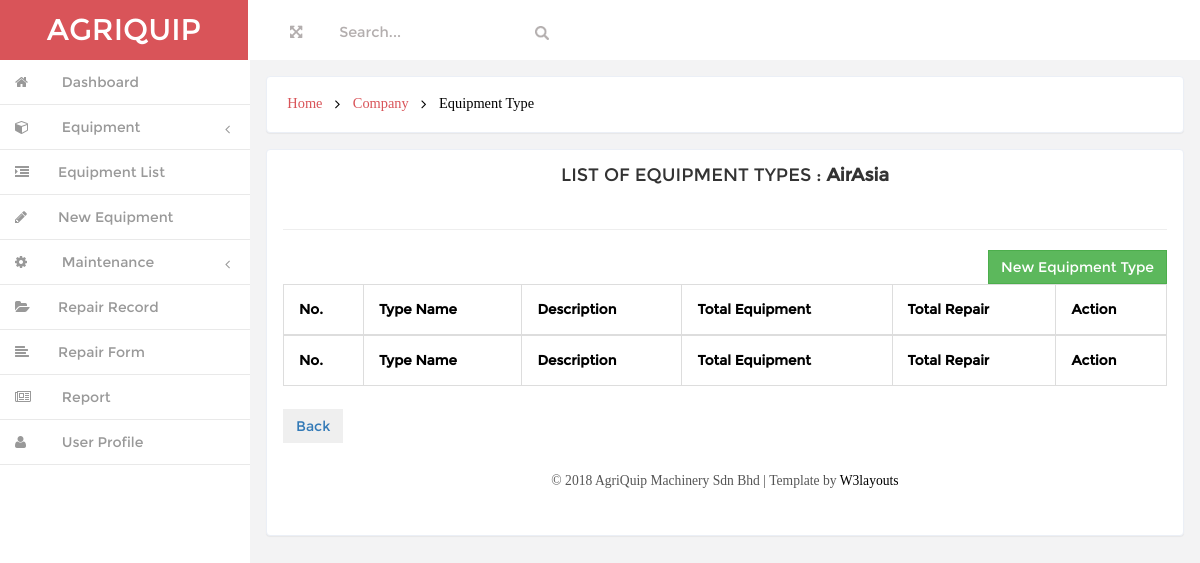
The app's page /user/admin/company_type.php?company_name=AirAsia, older data.
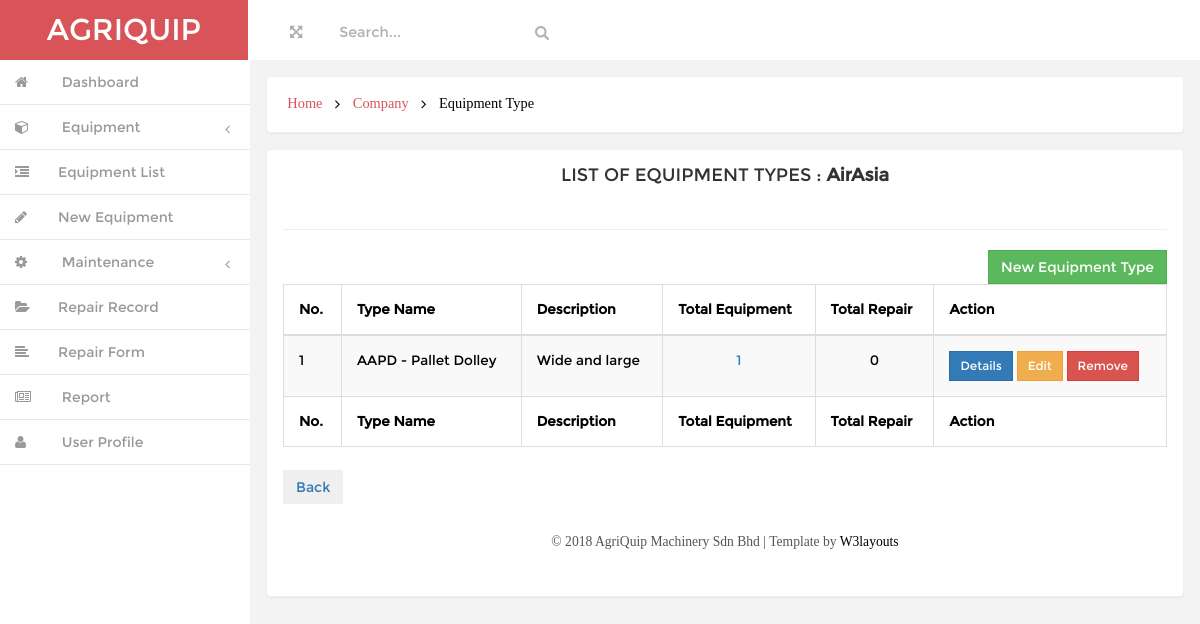
The same page, newer data.
### tables this page shows
CREATE TABLE IF NOT EXISTS `equipment_type` (
  `type_id` int(20) NOT NULL AUTO_INCREMENT,
  `type_name` varchar(200) NOT NULL,
  `description` varchar(200) NOT NULL,
  `company_id` int(20) NOT NULL,
  `company_name` varchar(200) NOT NULL,
  PRIMARY KEY (`type_id`)
);

### user/admin/company_type.php (the view, shortened to what the changed rows need)
<!DOCTYPE HTML>
<html>
<head>
<link href="css/bootstrap.min.css" rel='stylesheet' type='text/css' />
<link href="css/style.css" rel='stylesheet' type='text/css' />
<link href="css/font-awesome.css" rel="stylesheet">
<link href="css/custom.css" rel="stylesheet">
		<?php include "database.php"; ?>
</head>
<body>
<div id="wrapper">
        <nav class="navbar-default navbar-static-top" role="navigation">
             <div class="navbar-header">
               <h1> <a class="navbar-brand" href="index.html">AGRIQUIP</a></h1>
			   </div>
        </nav>
		 <div id="page-wrapper" class="gray-bg dashbard-1">
       <div class="content-main">
		     <div class="banner">
		    	<h2>
				<a href="dashboard.php">Home</a>
				<i class="fa fa-angle-right"></i>
				<a href="companylist.php">Company</a>
				<i class="fa fa-angle-right"></i>
				<span>Equipment Type</span>
				</h2>
		    </div>
 	<div class="blank">
			<div class="blank-page">
				<br>
				<div class="body">
					<div class="dataTable_wrapper">
						<div class="table-responsive">
						<table class="table table-bordered table-striped table-hover" id="dataTables-example">
								<thead>
										<tr>
												<th>No.</th>
												<th>Type Name</th>
												<th>Description</th>
												<th>Total Equipment</th>
												<th>Total Repair</th>
												<th>Action</th>
										</tr>
								</thead>
								<tfoot>
										<tr>
												<th>No.</th>
												<th>Type Name</th>
												<th>Description</th>
												<th>Total Equipment</th>
												<th>Total Repair</th>
												<th>Action</th>
										</tr>
								</tfoot>
								<tbody>
									<?php
										$count = 0;
										$company_name = $_GET['company_name'];
										$sql = "SELECT * FROM equipment_type WHERE company_name='$company_name'";
										$result = $conn->query($sql);
										while($row = $result->fetch_assoc()){
											$type_name = $row["type_name"];
											$type_id = $row["type_id"];
											$description = $row["description"];
											$count++;
									?>
									<?php
			            $sqlequipment="SELECT id FROM equipment WHERE type_name='$type_name'";
			            if ($resultequipment=mysqli_query($conn,$sqlequipment))
			              {
			              $rowcountequipment=mysqli_num_rows($resultequipment);
									}
			            ?>
									<?php
									$sqlrepair="SELECT repair_id FROM repair INNER JOIN equipment ON repair.type_name=equipment.type_name WHERE equipment.type_id='$type_id'";
			            if ($resultrepair=mysqli_query($conn,$sqlrepair))
			              {
			              $rowcountrepair=mysqli_num_rows($resultrepair);
									}
			            ?>
									<tr>
										<td><?php echo $count; ?></td>
										<td><?php echo $type_name; ?></td>
										<td><?php echo $description; ?></td>
										<td align="center"><?php echo "<a href = 'type_equipment.php?type_name=$type_name'>$rowcountequipment</a>"; ?></td>
										<td align="center"><?php echo $rowcountrepair; ?></td>
										<td>
											<div>
												<button type="button" class="btn btn-sm btn-primary">Details</button>
												<button type="button" class="btn btn-sm btn-warning">Edit</button>
												<button type="button" class="btn btn-sm btn-danger">Remove</button>
											</div>
										</td>
									</tr>
									<?php } ?>
								</tbody>
						</table>
					</div>
				</div>
				<br>
	</div>
		</div>
		</div>
       </div>
</body>
</html>

Row changes from the older to the newer data that the page shows:
added equipment_type: type_name "AAPD - Pallet Dolley", description "Wide and large", rowcountequipment "1", rowcountrepair "0"
